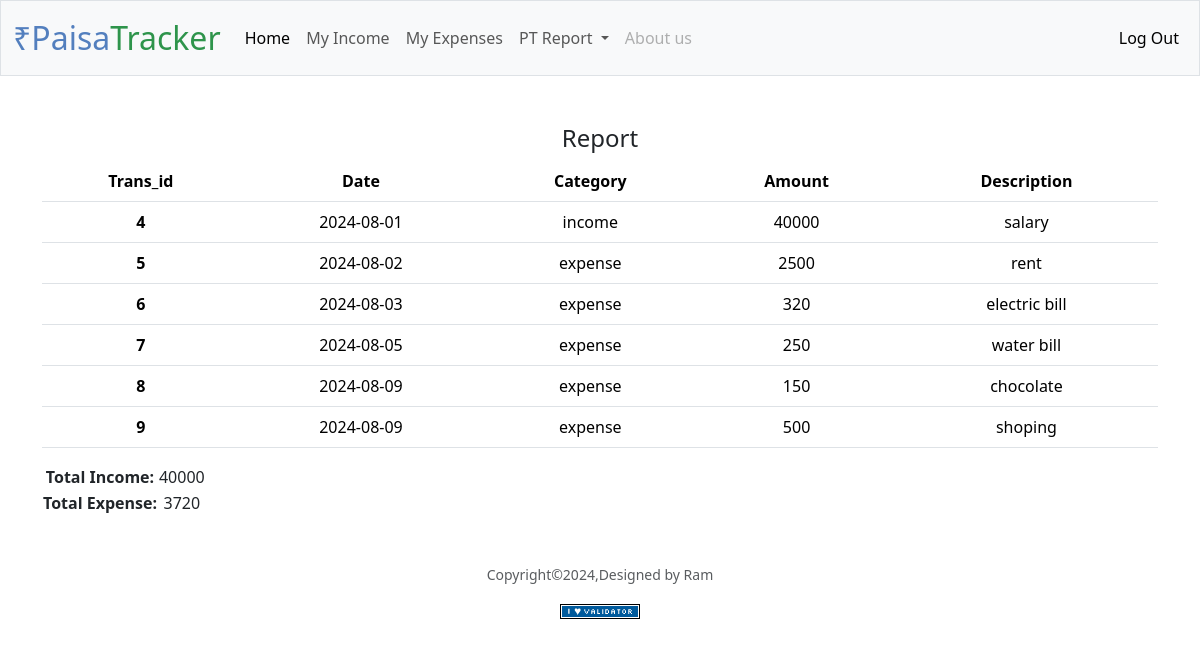
The app's page /report?type=this_month (signed in) with its own data.
### tables this page shows
CREATE TABLE expenses (
    expense_id INTEGER PRIMARY KEY ,
    user_id INT,
    amount DECIMAL(10,2),
    category VARCHAR(50),
    description TEXT,
    date DATE,
    FOREIGN KEY (user_id) REFERENCES users(id)
);

### app.py (the view, shortened to what this page needs)
@app.route("/report")
def report():
    report_type = request.args.get('type')
    if report_type == 'last_7_days':
        query = db.execute("SELECT * FROM expenses WHERE date >= date('now','-7 days') AND user_id=?", session["user_id"])
        income = db.execute("SELECT SUM(amount) FROM expenses WHERE date >= date('now','-7 days') AND category='income'AND user_id=?", session["user_id"])
        expense = db.execute("SELECT SUM(amount) FROM expenses WHERE date >= date('now','-7 days') AND category='expense'AND user_id=?", session["user_id"])
    elif report_type == 'this_month':
        query = db.execute("SELECT * FROM expenses WHERE strftime('%Y-%m', date) = strftime('%Y-%m', 'now') AND user_id=?", session["user_id"])
        income = db.execute("SELECT SUM(amount) FROM expenses WHERE strftime('%Y-%m', date) = strftime('%Y-%m', 'now') AND category='income' AND user_id=?", session["user_id"])
        expense = db.execute("SELECT SUM(amount) FROM expenses WHERE strftime('%Y-%m', date) = strftime('%Y-%m', 'now') AND category='expense' AND user_id=?", session["user_id"])
    inc = income[0]
    print(inc['SUM(amount)'])
    return render_template("report.html", data=query, income=income[0]['SUM(amount)'], expenses=expense[0]["SUM(amount)"])

### app.py (called while the page is built)
@app.after_request
def after_request(response):
    response.headers["Cache-Control"] = "no-cache, no-store, must-revalidate"
    response.headers["Expires"] = 0
    response.headers["Pragma"] = "no-cache"
    return response

### templates/report.html (shortened to what this page needs)
{% extends "layout.html" %}
{% block main %}
<table class="table">
  <tcaption><h4>Report</h4><tcaption>
  <thead>
    <tr>
      <th scope="col">Trans_id</th>
      <th scope="col">Date</th>
      <th scope="col">Category</th>
      <th scope="col">Amount</th>
      <th scope="col">Description</th>
    </tr>
  </thead>
  <tbody>
    {% for row in data %}
      <tr>
        <th scope="row">{{row.expense_id}}</th>
        <td>{{row.date}}</td>
        <td>{{row.category}}</td>
        <td>{{row.amount}}</td>
        <td>{{row.description}}</td>
      </tr>
    {% endfor %}
  </tbody>
</table>
<table>
<tfoot>
  <tr>
    <td colspan="3"><strong>Total Income:</strong></td>
    <td>{{ income }}</td>
    <td></td>
  </tr>
  <tr>
    <td colspan="3"><strong>Total Expense:</strong></td>
    <td>{{ expenses}}</td>
    <td></td>
  </tr>
</tfoot>
</table>
{% endblock %}

### records on screen
expenses: expense_id "4", date "2024-08-01", category "income", amount "40000", description "salary"
expenses: expense_id "5", date "2024-08-02", category "expense", amount "2500", description "rent"
expenses: expense_id "6", date "2024-08-03", category "expense", amount "320", description "electric bill"
expenses: expense_id "7", date "2024-08-05", category "expense", amount "250", description "water bill"
expenses: expense_id "8", date "2024-08-09", category "expense", amount "150", description "chocolate"
expenses: expense_id "9", date "2024-08-09", category "expense", amount "500", description "shoping"

### other values on screen
{{ income }} "40000"
{{ expenses }} "3720"
